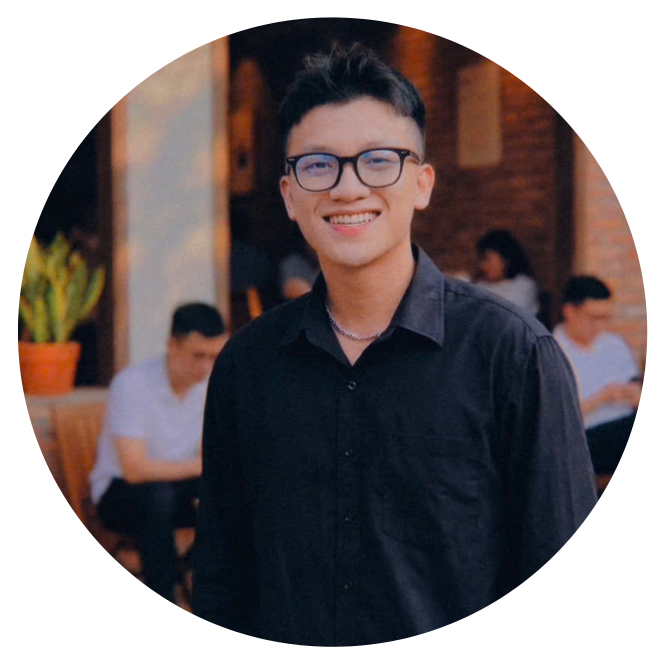
#> input picture logobct.png, 2000 x 2000 px (shown at 1/3 size)
$ python image_to_ascii.py
#> lines starting #> are read from the running program, lines starting #| are printed output that depends on the picture
import os
from PIL import Image

def image_to_ascii(image_path, width=42, invert=False):
#> called with image_path = 'logobct.png', width = 42, invert = False
    if not os.path.exists(image_path):
        print(f"Error: File {image_path} does not exist.")
        return ""

    try:
        img = Image.open(image_path)
#> img is the input picture: PIL image 2000x2000 RGBA; mean R, G, B, A 49, 40.3, 41.5, 178.5
    except Exception as e:
        print(f"Error opening image: {e}")
        return ""

    # Console characters are taller than they are wide.
    # We adjust the height by a factor of 0.55 to maintain aspect ratio.
    aspect_ratio = img.height / img.width
#> aspect_ratio = 1
    height = int(width * aspect_ratio * 0.55)
#> height = 23

    # Resize image and convert to grayscale
    img = img.resize((width, height), Image.Resampling.LANCZOS)
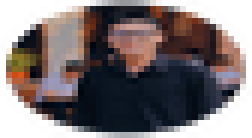
#> img: PIL image 42x23 RGBA (shown 6 times larger); mean R, G, B, A 56.2, 45.4, 46.2, 178.4; transparent parts drawn white
    img = img.convert("L")
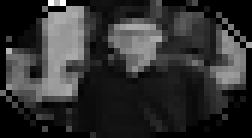
#> img: PIL image 42x23 L (shown 6 times larger); min 0, max 255, mean 48.7

    # ASCII characters sorted by density (dark to light)
    # For dark mode (light text on dark background), denser characters represent lighter areas.
    # For light mode (dark text on light background), denser characters represent darker areas.
    ascii_chars = '@%#*+=-:. '
    if invert:
        ascii_chars = ascii_chars[::-1]

    num_chars = len(ascii_chars)

    ascii_str = []
    for y in range(img.height):
        line = ""
        for x in range(img.width):
            gray = img.getpixel((x, y))
            # Map grayscale (0-255) to character index (0 to num_chars-1)
            char_idx = int(gray * (num_chars - 1) / 255)
            line += ascii_chars[char_idx]
        ascii_str.append(line)
#> after the loop, ascii_str = 23 items

    return "\n".join(ascii_str)

if __name__ == "__main__":
    image_file = "logobct.png"
    print("--- Dark Mode ASCII Art Preview (Light text on Dark background) ---")
    # For dark theme, lighter pixels get dense chars (@, %, etc.)
    dark_ascii = image_to_ascii(image_file, width=42, invert=False)
    print(dark_ascii)

    print("\n--- Saving previews to text files ---")
    with open("ascii_dark.txt", "w", encoding="utf-8") as f:
        f.write(dark_ascii)

    # For light theme, darker pixels get dense chars (@, %, etc.)
    light_ascii = image_to_ascii(image_file, width=42, invert=True)
    with open("ascii_light.txt", "w", encoding="utf-8") as f:
        f.write(light_ascii)
    print("Saved ascii_dark.txt and ascii_light.txt successfully!")
